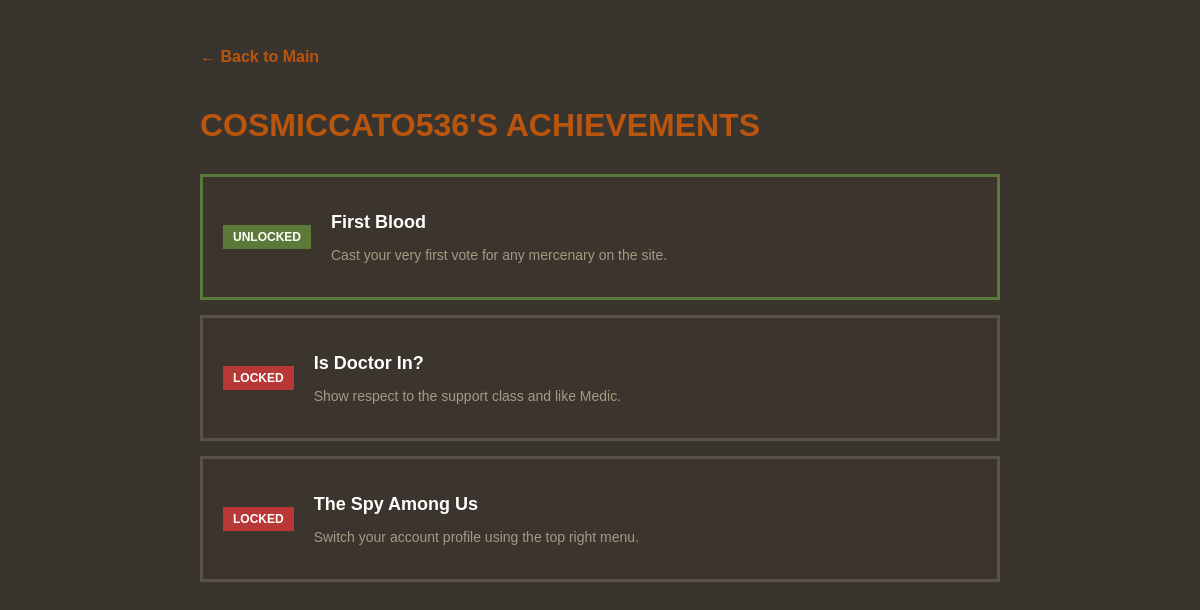
The page /achievements (signed in) on the database its author committed.
### tables this page shows
CREATE TABLE achievements (
        id INTEGER PRIMARY KEY AUTOINCREMENT,
        title VARCHAR(100) NOT NULL,
        description VARCHAR(500) NOT NULL
    );

### app.py (the view)
@app.route('/achievements')
def achievements():
    if "user_id" not in session:
        return redirect('/login')
    user_achievements = database.get_user_achievements(session["user_id"])
    user_login = session["user_login"]
    return render_template('achievements.html', achievements=user_achievements, username=user_login)

### database.py (called while the page is built)
def get_user_achievements(user_id):
    conn = sqlite3.connect("data.db")
    cursor = conn.cursor()
    cursor.execute('''
        SELECT a.id, a.title, a.description,
               CASE WHEN ua.achievement_id IS NOT NULL THEN 1 ELSE 0 END as unlocked
        FROM achievements a
        LEFT JOIN user_achievements ua ON a.id = ua.achievement_id AND ua.user_id = ?
    ''', (user_id,))
    achievements = cursor.fetchall()
    conn.close()
    return achievements

### templates/achievements.html (shortened to what this page needs)
<!DOCTYPE html>
<html lang="en">
<head>
</head>
<body>
    <div class="container">
        <a href="/" class="back-link">← Back to Main</a>
        <h1>{{ username }}'s Achievements</h1>
        {% for ach in achievements %}
            {% if ach[3] == 1 %}
                <div class="achievement-card unlocked">
                    <span class="status-badge unlocked">Unlocked</span>
                    <div class="ach-info">
                        <h2>{{ ach[1] }}</h2>
                        <p>{{ ach[2] }}</p>
                    </div>
                </div>
            {% else %}
                <div class="achievement-card">
                    <span class="status-badge locked">Locked</span>
                    <div class="ach-info">
                        <h2>{{ ach[1] }}</h2>
                        <p>{{ ach[2] }}</p>
                    </div>
                </div>
            {% endif %}
        {% endfor %}
    </div>
</body>
</html>

### templates/achievements.html (style rules this page uses)
body { background-color: rgb(57, 52, 46); font-family: sans-serif; color: #ebe2ca; padding: 40px; }
.container { max-width: 800px; margin: 0 auto; }
h1 { color: #ba550e; margin-bottom: 30px; text-transform: uppercase; }
.back-link { color: #ba550e; text-decoration: none; font-weight: bold; display: inline-block; margin-bottom: 20px; }
.achievement-card { background: #3c352e; border: 3px solid #5a5245; padding: 20px; margin-bottom: 15px; display: flex; align-items: center; gap: 20px; }
.achievement-card.unlocked { border-color: #5b7a3a; }
.status-badge { padding: 5px 10px; font-size: 12px; font-weight: bold; text-transform: uppercase; color: white; }
.status-badge.locked { background: #b83838; }
.status-badge.unlocked { background: #5b7a3a; }
.ach-info h2 { font-size: 18px; color: white; margin-bottom: 5px; }
.ach-info p { font-size: 14px; color: #a49a83; }

### rows shown on the page
achievements: title "First Blood", description "Cast your very first vote for any mercenary on the site."
achievements: title "Is Doctor In?", description "Show respect to the support class and like Medic."
achievements: title "The Spy Among Us", description "Switch your account profile using the top right menu."

### other values the page prints
{{ username }} "COSMICCATO536"
